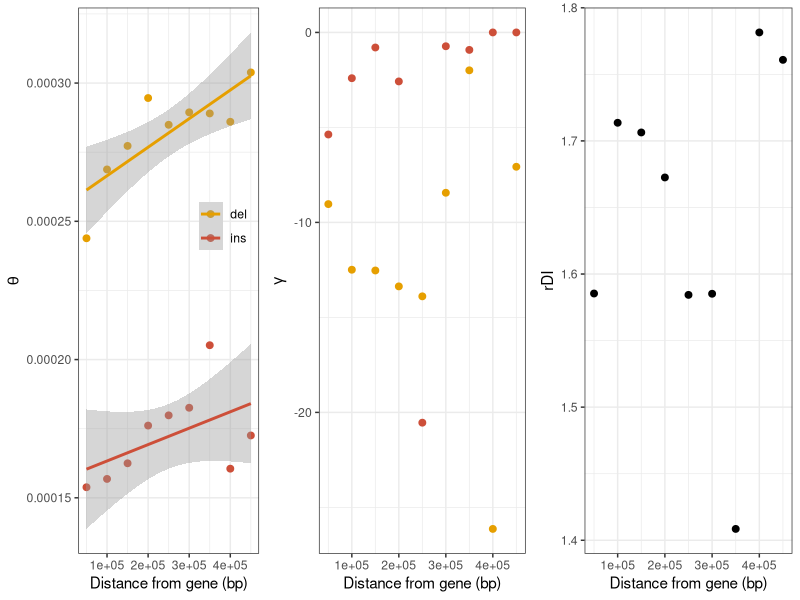

Write the R code that produced this figure.
# Title     : TODO
# Objective : TODO
# Created by: henryjuho
# Created on: 28/11/2017

library(ggplot2)
library(gridExtra)
library(gtools)

cbPalette <- c("#E69F00", 'tomato 3', 'steel blue', "#999999", "#56B4E9", "#009E73", "#F0E442", "#0072B2", "#D55E00", "#CC79A7")

prox_data = subset(read.csv('gt_sel_neu_ref_genedist.results.csv'), bin!='10-16')

prox_data$bin = factor(prox_data$bin, levels=mixedsort(as.character(subset(prox_data, sel_type=='sel' & var_type=='ins')$bin)))
prox_data$mean_gamma = as.numeric(as.character(prox_data$shape)) * as.numeric(as.character(prox_data$scale)) * -1
prox_data$distance = as.numeric(prox_data$bin) * 50000

ins_theta = subset(prox_data, sel_type == 'sel' & var_type == 'ins', select=c(bin, theta, distance))
colnames(ins_theta) = c('bin', 'ins_theta', 'distance')

del_theta = subset(prox_data, sel_type == 'sel' & var_type == 'del', select=c(bin, theta, distance))
colnames(del_theta) = c('bin', 'del_theta', 'distance')

rdi_data = as.data.frame(cbind(ins_theta, del_theta$del_theta))
rdi_data$rdi = rdi_data$del_theta / rdi_data$ins_theta

# tests
cor.test(as.numeric(ins_theta$ins_theta), ins_theta$distance, method='spearman', exact=NULL)
cor.test(as.numeric(del_theta$del_theta), del_theta$distance, method='spearman', exact=NULL)
cor.test(as.numeric(rdi_data$rdi), rdi_data$distance, method='spearman', exact=NULL)

theta_plot = ggplot(subset(prox_data, sel_type=='sel'), aes(x=distance, y=theta, colour=var_type)) +
      geom_point(stat='identity', size = 2) +
      theme_bw() + geom_smooth(method='lm') +
      scale_colour_manual(values=cbPalette) +
      ylab(expression(theta))  + xlab('Distance from gene (bp)') +
      theme(legend.title = element_blank(), legend.position = c(0.8, 0.6), legend.background = element_blank())

gamma_plot = ggplot(subset(prox_data, sel_type=='sel'), aes(x=distance, y=mean_gamma, colour=var_type)) +
      geom_point(stat='identity', size = 2) +
      theme_bw() +
      scale_colour_manual(values=cbPalette) +
      ylab(expression(gamma))  + xlab('Distance from gene (bp)') +
      theme(legend.title = element_blank(), legend.position = 'none', legend.background = element_blank())

rdi_plot = ggplot(rdi_data, aes(x=distance, y=rdi)) +
      geom_point(stat='identity', size = 2) +
      theme_bw() +
      ylab('rDI')  + xlab('Distance from gene (bp)')

png(file='distance_estimates.png', width=9, height=3, units='in', res=360)

grid.arrange(theta_plot, gamma_plot, rdi_plot, nrow=1)

dev.off()
